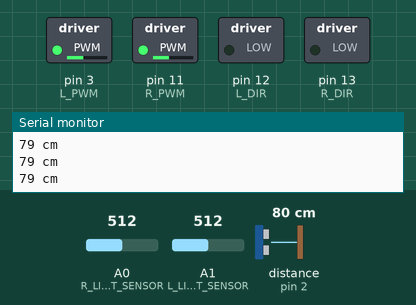
Simulated run of this sketch. Board: Arduino Uno, built with avr-gcc and run on an emulated ATmega328P. Parts: switched loads named in the sketch (green lamp = pin HIGH), the last lines printed to the serial monitor. Wiring (inferred from the names in the program): ultrasonic range finder: trigger pin 4; echo pin 2. Dashed ring = blinking. The test bench sets the inputs (shaded band); at power-on: distance to the obstacle (sensor on pin 2) 80 cm, A0 (R_LIGHT_SENSOR) = 512, A1 (L_LIGHT_SENSOR) = 512. The echo pulse lasts 58.3 µs per cm; pins used as bus, display or sensor lines are not drawn.

Above: at 1.2 s.
1.3 s: distance to the obstacle (sensor on pin 2) set to 12 cm
2.8 s: distance to the obstacle (sensor on pin 2) set to 9 cm
At 3.4 s:
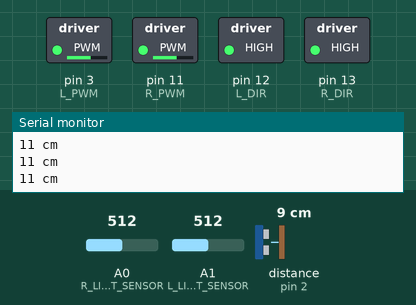
5.8 s: A0 (R_LIGHT_SENSOR) set to 716
8.8 s: A1 (L_LIGHT_SENSOR) set to 900
11.8 s: A1 (L_LIGHT_SENSOR) set to 1023
14.8 s: A1 (L_LIGHT_SENSOR) set to 716
Timing chart, 0 to 18.8 s (numbered marks = the images above; inputs shaded):
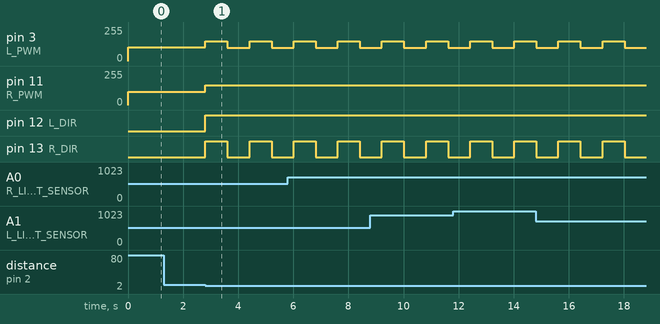

The sketch:

light_follower.ino
```cpp
// A program for a robot powered with two motors with ultrasonic sensor to avoid obstacle and light sensors to follow a beam of light
#define L_PWM 3
#define L_DIR 12
#define R_PWM 11
#define R_DIR 13
#define PWM_MAX 255
#define R_LIGHT_SENSOR A0
#define L_LIGHT_SENSOR A1
#define trigPin 4
#define echoPin 2
#define DIFFERENCE_MIN -200
#define DIFFERENCE_MAX 200

void setup() {
//configuration of H-bridge
pinMode(L_DIR, OUTPUT);
pinMode(R_DIR, OUTPUT);
pinMode(L_PWM, OUTPUT);
pinMode(R_PWM, OUTPUT);
pinMode(trigPin, OUTPUT);
pinMode(echoPin, INPUT);
Serial.begin(9600);
}

void loop() {
int leftRead = analogRead(L_LIGHT_SENSOR);
int rightRead = analogRead(R_LIGHT_SENSOR);
int difference = leftRead - rightRead;

// uncomment this code to check the read values
/* Serial.print("Left side: ");
Serial.print(leftRead);
Serial.print(" | ");
Serial.print("Right side: "); //
Serial.println(rightRead);*/

long duration, distance; // ultrasonic sensor settings
digitalWrite(trigPin, LOW);
delayMicroseconds(2);
digitalWrite(trigPin, HIGH);
delayMicroseconds(10);
digitalWrite(trigPin, LOW);
duration = pulseIn(echoPin, HIGH);
distance = (duration/2) / 29.1;

if (distance < 10) { // command to back up if the obstacle is in a distance smaller tham 10 centimeters
    digitalWrite(L_DIR, 1);
    analogWrite(L_PWM, 150);
    digitalWrite(R_DIR, 1);
    analogWrite(R_PWM, 150);
    delay(800);
    digitalWrite(L_DIR, 1);
    analogWrite(L_PWM, 100);
    digitalWrite(R_DIR, 0);
    analogWrite(R_PWM, 150);
    delay(800);
  }
else {

  }
if (distance >= 200 || distance <= 0){
    Serial.println("Out of range");
  }
else {
    Serial.print(distance);
    Serial.println(" cm");
  }
if (difference < DIFFERENCE_MIN) { //If the difference is smaller than minimal
    difference = DIFFERENCE_MIN; //Then set the minimum
} else if (difference > DIFFERENCE_MAX) { //If the difference is bigger than maximal
    difference = DIFFERENCE_MAX; //then set the maximum
  }

//Transfering sensor inputs into motor velocity
int speedChange = map(difference, DIFFERENCE_MIN, DIFFERENCE_MAX, -90, 90);
//Adding or reducing the measured difference to the base velocity
leftMotor(100 + speedChange);
rightMotor(100 - speedChange);
}

void leftMotor(int V) {
if (V > 0) { //if velocity is more than 0
    V = map(V, 0, 250, 0, PWM_MAX);
    digitalWrite(L_DIR, 0); // direction: forward
    analogWrite(L_PWM, V); // velocity setting
} else {
    V = abs(V); //function abs() give us V always (+)
    V = map(V, 0, 250, 0, PWM_MAX);
    digitalWrite(L_DIR, 1); // direction: backward
    analogWrite(L_PWM, V); // velocity setting
  }
}

void rightMotor(int V) {
if (V > 0) { //if velocity is more than 0
    V = map(V, 0, 255, 0, PWM_MAX);
    digitalWrite(R_DIR, 0); // direction: forward
    analogWrite(R_PWM, V); // velocity setting
} else {
    V = abs(V); //function abs() give us V always (+)
    V = map(V, 0, 255, 0, PWM_MAX);
    digitalWrite(R_DIR, 1); // direction: backward
    analogWrite(R_PWM, V); // velocity setting
  }
}

void stopMotors() {
analogWrite(L_PWM, 0); //Turning off the left motor
analogWrite(R_PWM, 0); //Turning off the right motor
}
```

Measured:
- the behaviour switches between 11 and 10 cm on distance to the obstacle (sensor on pin 2) (found by bisection; images 0 and 1)
- after the input at 2.8 s, pin 3 (L_PWM): alternates 150/255 for 0.80 s and 100/255 for 0.80 s, starting at once; pin 11 (R_PWM): 100/255 → 150/255 at once; pin 12 (L_DIR): LOW → HIGH at once; pin 13 (R_DIR): alternates HIGH for 0.80 s and LOW for 0.80 s, starting at once
